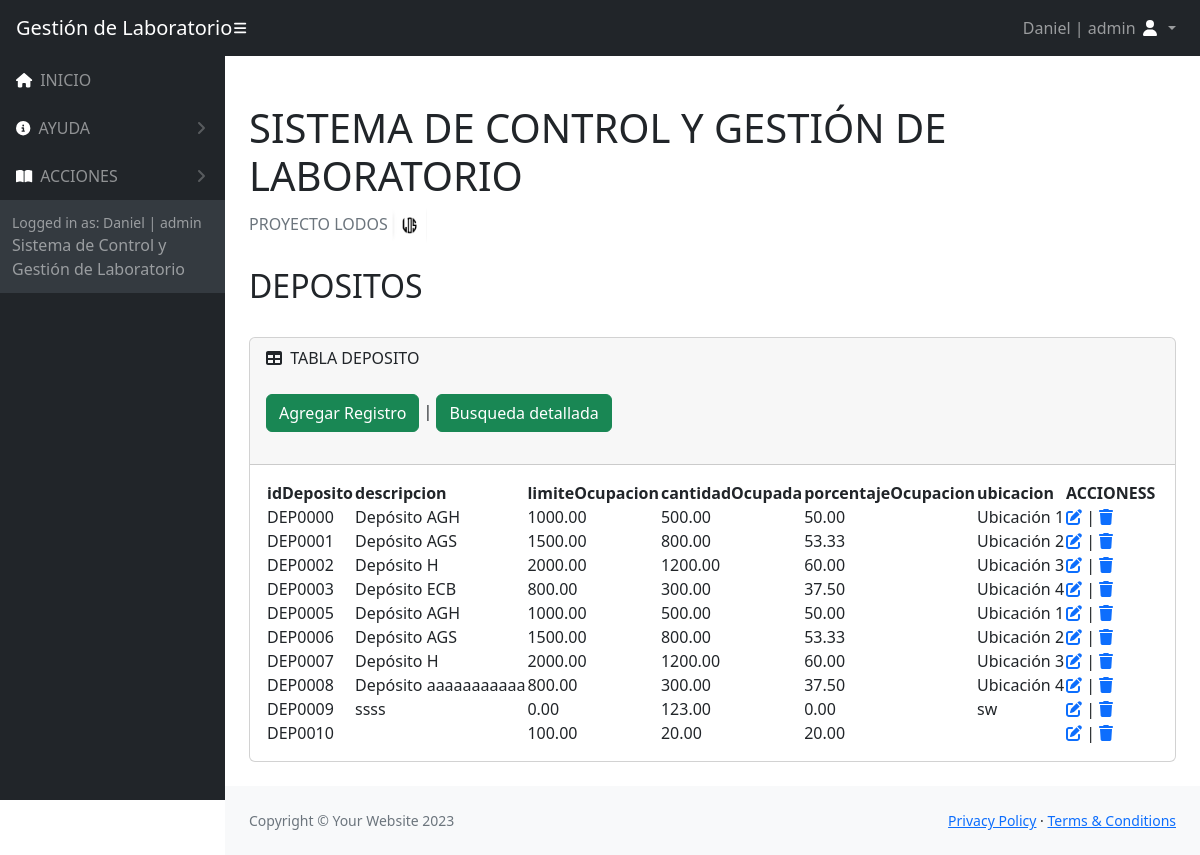
The page /Vistas/acciones/accionesDepositos/indexDeposito.php (signed in) on the database its author committed.
### tables this page shows
CREATE TABLE `deposito` (
  `idDeposito` varchar(15) NOT NULL,
  `descripcion` varchar(30) DEFAULT NULL,
  `limiteOcupacion` decimal(10,2) DEFAULT NULL,
  `cantidadOcupada` decimal(10,2) DEFAULT NULL,
  `porcentajeOcupacion` decimal(5,2) DEFAULT NULL,
  `ubicacion` varchar(255) DEFAULT NULL
);

### Vistas/acciones/accionesDepositos/indexDeposito.php (the view, shortened to what this page needs)
<?php
require_once('../../../Controlador/Conexion_DB/config.php');
    $stmt = $connectDB->prepare('SELECT * FROM deposito');
    $stmt->execute();
    $allData = $stmt->fetchAll();
?>
<!DOCTYPE html>
<html lang="es">
    <head>
        <link href="https://cdn.jsdelivr.net/npm/simple-datatables@7.1.2/dist/style.min.css" rel="stylesheet" />
        <link href="../../../assets/css/styles.css" rel="stylesheet" />
    </head>
    <body class="sb-nav-fixed">
    <nav class="sb-topnav navbar navbar-expand navbar-dark bg-dark">
            <a class="navbar-brand ps-3" href="../../../index.php">Gestión de Laboratorio</a>
            <button class="btn btn-link btn-sm order-1 order-lg-0 me-4 me-lg-0" id="sidebarToggle" href="#!"><i class="fas fa-bars" style="color: #ffffff;"></i></button>
            <ul class="navbar-nav ms-auto me-0 me-md-3 my-2 my-md-0">
                <li class="nav-item dropdown">
                    <a class="nav-link dropdown-toggle" id="navbarDropdown" href="#" role="button" data-bs-toggle="dropdown" aria-expanded="false">
                    <?php  echo $_SESSION["nombreUsuario"]. " | ".  $_SESSION["tipo"];  ?>
                        <i class="fas fa-user fa-fw" style="color: #ffffff;"></i>
                    </a>
                </li>
            </ul>
        </nav>
        <div id="layoutSidenav">
            <div id="layoutSidenav_nav">
                <nav class="sb-sidenav accordion sb-sidenav-dark" id="sidenavAccordion">
                    <div class="sb-sidenav-menu">
                        <div class="nav">
                            <a class="nav-link" href="../../../index.php">
                                <div class="sb-nav-link-icon"><i class="fa-solid fa-house" style="color: #ffffff;"></i></div>
                                INICIO
                            </a>
                            <?php  if( $_SESSION["tipo"] == "admin") {  ?>
                            <a class="nav-link collapsed" href="#" data-bs-toggle="collapse" data-bs-target="#collapseLayouts" aria-expanded="false" aria-controls="collapseLayouts">
                                <div class="sb-nav-link-icon"><i class="fa-solid fa-circle-info" style="color: #ffffff;"></i></div>
                                AYUDA
                                <div class="sb-sidenav-collapse-arrow"><i class="fas fa-angle-down"></i></div>
                            </a>
                            <?php  }  ?>
                                <a class="nav-link collapsed" href="#" data-bs-toggle="collapse" data-bs-target="#collapsePages" aria-expanded="false" aria-controls="collapsePages">
                                <div class="sb-nav-link-icon"><i class="fas fa-book-open" style="color: #ffffff;"></i></div>
                                ACCIONES
                                <div class="sb-sidenav-collapse-arrow"><i class="fas fa-angle-down"></i></div>
                            </a>
                    </div>
                    <div class="sb-sidenav-footer">
                        <div class="small">Logged in as: <?php  echo $_SESSION["nombreUsuario"]. " | ".  $_SESSION["tipo"];  ?></div>
                        Sistema de Control y Gestión de Laboratorio
                    </div>
                </nav>
            </div>
            <div id="layoutSidenav_content">
                <main>
                    <div class="container-fluid px-4">
                        <h1 class="mt-4">SISTEMA DE CONTROL Y GESTIÓN DE LABORATORIO</h1>
                        <ol class="breadcrumb mb-4">
                            <li class="breadcrumb-item active">PROYECTO LODOS <img style="width: 35px !important; height: 35px !important; padding:0px !important;" src="../../../assets/img/logoLODOS.PNG" alt="ss2"></li>
                        </ol>
                        <h2>DEPOSITOS</h2>
                        <br>
                        <div class="card mb-4">
                            <div class="card-header">
                                <i class="fas fa-table me-1"></i>
                                TABLA DEPOSITO
                                <br/>
                                <br>
                                <a name="" id="" class="btn btn-success" href="nuevoDeposito.php" role="button">Agregar Registro</a> | <a  name="" id="" class="btn btn-success" href="buscarDeposito.php" role="button">Busqueda detallada</a>
                                <br>
                                <br/>
                            </div>
                            <div class="card-body">
                                <table id="datatablesSimple">
                                    <thead>
                                        <tr>
                                            <th>idDeposito</th>
                                            <th>descripcion</th>
                                            <th>limiteOcupacion</th>
                                            <th>cantidadOcupada</th>
                                            <th>porcentajeOcupacion</th>
                                            <th>ubicacion</th>
                                            <th>ACCIONESS</th>
                                        </tr>
                                    </thead>
                                    <tbody>
                                    <?php  foreach($allData as $registro) {  ?>
                                        <tr>
                                            <td><?php  echo $registro['idDeposito']; ?> </td>
                                            <td><?php  echo $registro['descripcion']; ?> </td>
                                            <td><?php  echo $registro['limiteOcupacion']; ?> </td>
                                            <td><?php  echo $registro['cantidadOcupada']; ?> </td>
                                            <td><?php  echo $registro['porcentajeOcupacion']; ?> </td>
                                            <td><?php  echo $registro['ubicacion']; ?> </td>
                                            <td>
                                            <?php
                                            echo '<a href="editarDeposito.php?id='.$registro['idDeposito'].'">' ;
                                            echo '<i class="fa-solid fa-pen-to-square"></i>';
                                            echo '</a>';
                                            echo ' | ';
                                            echo '<a href="deleteDeposito.php?id='.$registro['idDeposito'].'">' ;
                                            echo '<i class="fa-solid fa-trash"></i>';
                                            echo '</a>';
                                            ?>
                                            </td>
                                        </tr>
                                        <?php  }  ?>
                                    </tbody>
                                </table>
                            </div>
                        </div>
                    </div>
                </main>
                <footer class="py-4 bg-light mt-auto">
                    <div class="container-fluid px-4">
                        <div class="d-flex align-items-center justify-content-between small">
                            <div class="text-muted">Copyright &copy; Your Website 2023</div>
                            <div>
                                <a href="../../../Vistas/Politicas/politicasPrivacidad.php">Privacy Policy</a>
                                &middot;
                                <a href="../../../Vistas/Politicas/politicasUso.php">Terms &amp; Conditions</a>
                            </div>
                        </div>
                    </div>
                </footer>
            </div>
        </div>
    </body>
</html>

### rows shown on the page
deposito: idDeposito "DEP0000", descripcion "Depósito AGH", limiteOcupacion "1000.00", cantidadOcupada "500.00", porcentajeOcupacion "50.00", ubicacion "Ubicación 1"
deposito: idDeposito "DEP0001", descripcion "Depósito AGS", limiteOcupacion "1500.00", cantidadOcupada "800.00", porcentajeOcupacion "53.33", ubicacion "Ubicación 2"
deposito: idDeposito "DEP0002", descripcion "Depósito H", limiteOcupacion "2000.00", cantidadOcupada "1200.00", porcentajeOcupacion "60.00", ubicacion "Ubicación 3"
deposito: idDeposito "DEP0003", descripcion "Depósito ECB", limiteOcupacion "800.00", cantidadOcupada "300.00", porcentajeOcupacion "37.50", ubicacion "Ubicación 4"
deposito: idDeposito "DEP0005", descripcion "Depósito AGH", limiteOcupacion "1000.00", cantidadOcupada "500.00", porcentajeOcupacion "50.00", ubicacion "Ubicación 1"
deposito: idDeposito "DEP0006", descripcion "Depósito AGS", limiteOcupacion "1500.00", cantidadOcupada "800.00", porcentajeOcupacion "53.33", ubicacion "Ubicación 2"
deposito: idDeposito "DEP0007", descripcion "Depósito H", limiteOcupacion "2000.00", cantidadOcupada "1200.00", porcentajeOcupacion "60.00", ubicacion "Ubicación 3"
deposito: idDeposito "DEP0008", descripcion "Depósito aaaaaaaaaaa", limiteOcupacion "800.00", cantidadOcupada "300.00", porcentajeOcupacion "37.50", ubicacion "Ubicación 4"
deposito: idDeposito "DEP0009", descripcion "ssss", limiteOcupacion "0.00", cantidadOcupada "123.00", porcentajeOcupacion "0.00", ubicacion "sw"
deposito: idDeposito "DEP0010", limiteOcupacion "100.00", cantidadOcupada "20.00", porcentajeOcupacion "20.00"

### other values the page prints
$_SESSION["nombreUsuario"] "Daniel"
$_SESSION["tipo"] "admin"
